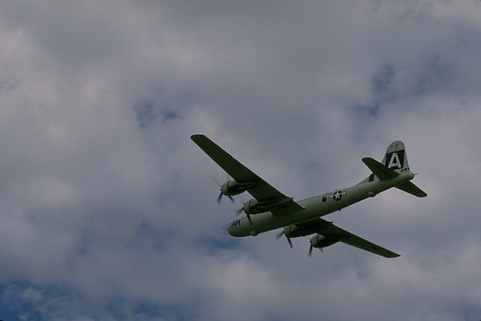
%> input picture Enhazing-/3096.jpg, 481 x 321 px
$ octave Main.m   (GNU Octave 9; MATLAB toolbox functions it lacks are replaced by stand-ins)
%> lines starting %> are read from the running program, lines starting %| are printed output that depends on the picture
%%
%2019年10月20日-2019年10月21日
%论文：An Integrated Neighborhood Dependent Approach for Nonlinear Enhancement of Color Images
clc
clear
I=im2double(imread('3096.jpg'));
I1=rgb2gray(I);
In=(I1.^(0.24)+(1-I1).*0.5+I1.^2)/2;
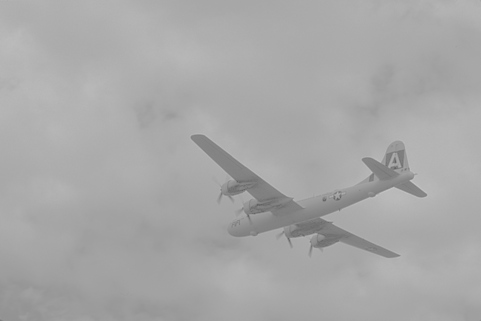
%> In: size 321x481 double; min 0.386, max 0.776, mean 0.659

%通过高斯核对灰度增强图像做卷积运算
sigma=5;
window = double(uint8(3*sigma)*2 + 1);
G1=fspecial('gaussian',window,sigma);
Guass1=imfilter(I1,G1,'conv','replicate','same');
r1=Guass1./I1;
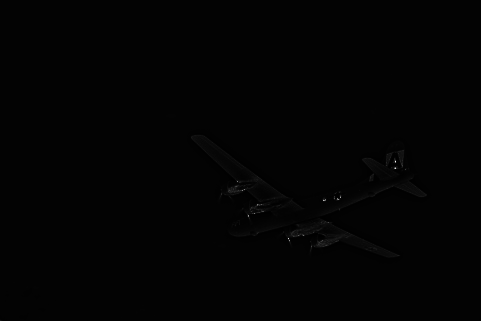
%> r1: size 321x481 double; min 0.296, max 53.39, mean 1.1; drawn with min black and max white
R1=In.^r1;
sigma=20;
window = double(uint8(3*sigma)*2 + 1);
G2=fspecial('gaussian',window,sigma);
Guass2=imfilter(I1,G2,'conv','replicate','same');
r2=Guass2./I1;
R2=In.^r2;
sigma=240;
window = double(uint8(3*sigma)*2 + 1);
G3=fspecial('gaussian',window,sigma);
Guass3=imfilter(I1,G3,'conv','replicate','same');
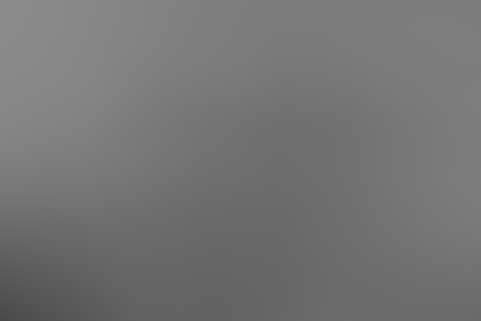
%> Guass3: size 321x481 double; min 0.292, max 0.549, mean 0.458
r3=Guass3./I1;
R3=In.^r3;
R=(R1+R2+R3)/3;
Rr=R.*(I(:,:,1)./I1);
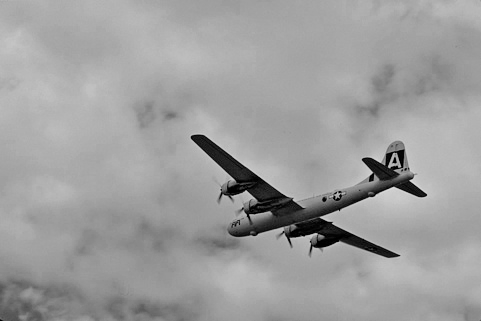
%> Rr: size 321x481 double; min 0, max 0.86, mean 0.622
Rg=R.*(I(:,:,2)./I1);
Rb=R.*(I(:,:,3)./I1);
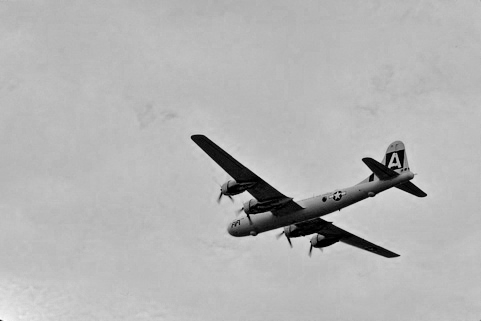
%> Rb: size 321x481 double; min 0, max 0.995, mean 0.711
rgb=cat(3,Rr,Rg,Rb);
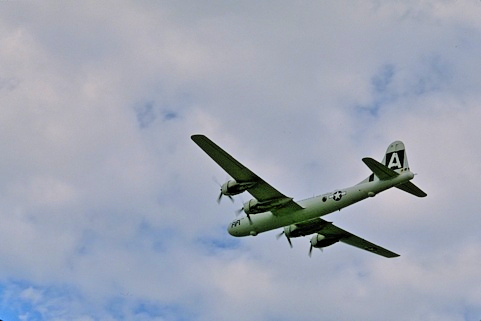
%> rgb: size 321x481x3 double; mean R, G, B 0.622, 0.65, 0.711
imshow([I rgb]);
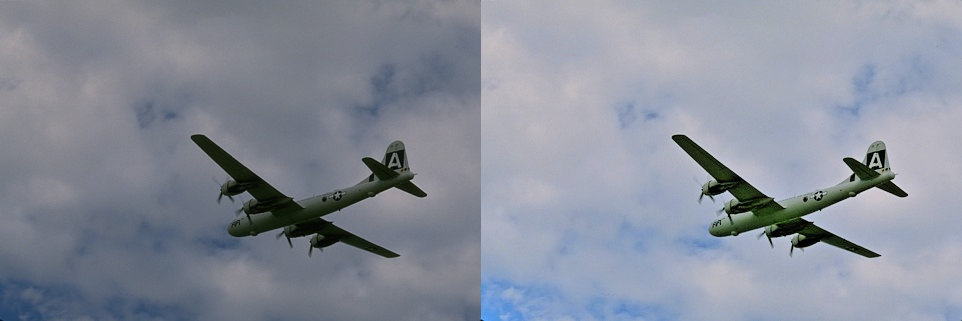
%> displayed picture: size 321x962x3, on the screen's scale of 0 to 255; mean R, G, B 136.2, 142, 155.2
